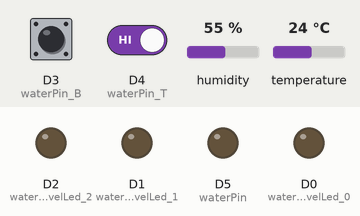
Bench run of a sketch on a simulated ESP8266 (NodeMCU). Shown: output pins drawn as LEDs (lit = HIGH). The inputs (shaded band) are chosen by the test bench; at power-on: D4 (waterPin_T) HIGH, D3 (waterPin_B) HIGH, humidity 55 %, temperature 24 °C. WiFi joins after 1.5 s; servers stay silent unless stated; what the sketch prints to the serial monitor is not drawn.

Above: at 3.7 s.
3.8 s: D4 (waterPin_T) driven LOW
At 4.9 s:
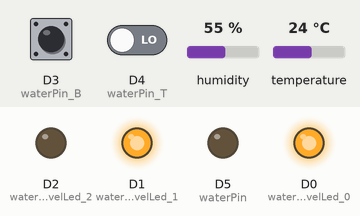
Timing chart, 0 to 6.8 s (numbered marks = the images above; inputs shaded):
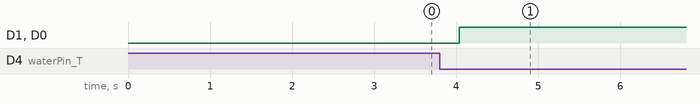

The sketch:

ESP_Garden.ino
```cpp
  /*
   *
   *       King Abdulaziz University - Faculty of Computing and Information Technology
   *     This is a Code for the ESP (NODEMUC) for the TechGarden Project for FCIT CPIT-499
   *
   *
   *                                   TechGarden 1.0v
   *
   *                                          __/)
   *                                        .-(__(=:
   *                                        |    \)
   *                                  (\__  |
   *                                 :=)__)-|  __/)
   *                                  (/    |-(__(=:
   *                                ______  |  _ \)
   *                               /      \ | / \
   *                                    ___\|/___\
   *                                   [         ]\
   *                                    \       /  \
   *                                     \     /
   *                                      \___/
   *
   *                      #######################################
   *                      ############ Supervised By ############
   *                      #********-#(Dr. Ahmed Sabban)#********#
   *                      #######################################
   *                       ------------------------------------
   *                       |   Hmood Aiyd Alasmari - 1639865   |
   *                       |   Waleed Salem BinSaad - 1648154  |
   *                       ------------------------------------
   *
  */

  // Libraries
  #include "DHT.h"
  #include <ESP8266WiFi.h>

  // ESP GPIO Pins
  const int waterPin_B = D3;
  const int waterPin_T = D4;
  #define DHTPIN D6
  int waterLevelLed_0 = D0;
  int waterLevelLed_1 = D1;
  int waterLevelLed_2 = D2;
  int soilPin = A0;
  int waterPin = D5;
  #define DHTTYPE DHT11
  DHT dht(DHTPIN, DHTTYPE);

  // Variables
  const int GARDEN_ID = 1;
  String sendAllData;
  float humidityData;
  float temperatureData;
  int waterLevel;
  int water_LB;
  int water_LT;
  double soilValue;
  int waterPumpOn;
  double soilMoistPersent;
  int minMoist;
  int maxMoist;

  // Wifi Connection
  const char* ssid = "HmoodAlasmari";//
  const char* password = "25592559";

  // Server IP (HERE IT IS LOCAL AND CONECTED TO RASPBERRY PI)
  char server[] = "192.168.8.154";

  // Creating client object of WiFiClient
  WiFiClient client;


  void setup()
  {
    // Set all Variables to 0s
    humidityData = 0.0;
    temperatureData = 0.0;
    waterLevel = 0;
    water_LB = 0;
    water_LT = 0;
    soilValue = 0.0;
    waterPumpOn = 0;
    soilMoistPersent = 0;
    minMoist = 0;
    maxMoist = 0;

    // Start Serial Monitering for debuging
    Serial.begin(115200);
    delay(10);
    dht.begin();
    // Connect to WiFi network
    Serial.println();
    Serial.println();
    Serial.print("Connecting to ");
    Serial.println(ssid);
    WiFi.begin(ssid, password);

    // Waiting for the ESP to connect
    while (WiFi.status() != WL_CONNECTED) {
      delay(500);
      Serial.print(".");
    }
    Serial.println("");
    Serial.println("WiFi connected");

    // Starting
    Serial.println("Server started");
    Serial.print(WiFi.localIP());
    delay(1000);
    Serial.println();
    Serial.println("connecting...");


    // Set water's level LEDs
    pinMode(waterLevelLed_0, OUTPUT);
    pinMode(waterLevelLed_1, OUTPUT);
    pinMode(waterLevelLed_2, OUTPUT);
    pinMode(waterPin, OUTPUT);
    // END OF SETUP
  }


  void loop()
  {
    // ####################### DHT11 #######################
      humidityData = dht.readHumidity();
      temperatureData = dht.readTemperature();
      delay(1500);
    // ~~~~~~~~~~~~~~~~~~~~~~~~~~~~~~~~~~~~~~~~~~~~~~~~~~~~~


    // ####################### WATER #######################
      water_LB = digitalRead(waterPin_B);
      water_LT = digitalRead(waterPin_T);
      Serial.print("water_LB:  ");
      Serial.println(water_LB);
      Serial.print("water_LT:  ");
      Serial.println(water_LT);

      if (water_LB == 0 && water_LT == 0) {
        Serial.println("Water Tank is Empty");
        digitalWrite(waterLevelLed_0, HIGH);
        digitalWrite(waterLevelLed_1, LOW);
        digitalWrite(waterLevelLed_2, LOW);
        waterLevel = 0;

      } else if (water_LB == 1 && water_LT == 0) {
        Serial.println("Water Tank is Half");
        digitalWrite(waterLevelLed_0, HIGH);
        digitalWrite(waterLevelLed_1, HIGH);
        digitalWrite(waterLevelLed_2, LOW);
        waterLevel = 1;

      } else if (water_LB == 1 && water_LT == 1) {
        Serial.println("Water Tank is Full");
        digitalWrite(waterLevelLed_0, HIGH);
        digitalWrite(waterLevelLed_1, HIGH);
        digitalWrite(waterLevelLed_2, HIGH);
        waterLevel = 2;
      }
    // ~~~~~~~~~~~~~~~~~~~~~~~~~~~~~~~~~~~~~~~~~~~~~~~~~~~~~


    // ####################### SOIL #######################
      soilValue = analogRead(soilPin);
      double soildryPersent = ((soilValue / 950) * 100);
      soilMoistPersent = 100 - soildryPersent;
    // ~~~~~~~~~~~~~~~~~~~~~~~~~~~~~~~~~~~~~~~~~~~~~~~~~~~~~

    //-----------------------------------------------------------

    // ####################### Water Pump #######################
    // MIZ + Min Get from DATABASE
      if (soilMoistPersent <= 40) {
        digitalWrite(waterPin, HIGH);
        delay(2000);
        digitalWrite(waterPin, LOW);
        delay(2000);
      }
    // ~~~~~~~~~~~~~~~~~~~~~~~~~~~~~~~~~~~~~~~~~~~~~~~~~~~~~


    // ####################### POST #######################
      sendAllData = "garden_id=" + String(GARDEN_ID) + "&" +
                    "humidity=" + String(humidityData) + "&" +
                    "temperature=" + String(temperatureData) + "&" +
                    "water_level=" + String(waterLevel) + "&" +
                    "water_pump=" + String(waterPumpOn) + "&" +
                    "soil_moist=" + String(soilMoistPersent + 25);
                    post();
    // ~~~~~~~~~~~~~~~~~~~~~~~~~~~~~~~~~~~~~~~~~~~~~~~~~~~~~
    // Send every 1 min
      delay(60000);
    // END OF LOOP
  }


   // HTTP POST
  void post()
  {
    if (client.connect(server, 80)) {
      Serial.println("");
      Serial.println("ooooooooooo)");
      Serial.println("POSTING...");
      Serial.println("ooooooooooo)");
      Serial.println("");
      client.println("POST /espgarden.php? HTTP/1.1");
      client.print("Host: ");
      client.println(server);
      client.println("User-Agent: ESP/1.0");
      client.println("Connection: close");
      client.println("Content-Type: application/x-www-form-urlencoded");
      client.print("Content-Length: ");
      client.println(sendAllData.length());
      client.println();
      client.println(sendAllData);

      // Monitering
      Serial.println("* * * * * * * * * * * * * * * * * * * * *");
      Serial.println("-------------------Data-----------------)");
      Serial.print("Garden ID: ");
      Serial.println(GARDEN_ID);
      Serial.print("Humidity: ");
      Serial.println(humidityData);
      Serial.print("Temperature: ");
      Serial.println(temperatureData);
      Serial.print("Water Level: ");
      Serial.println(waterLevel);
      Serial.print("Water PumpOn: ");
      Serial.println(waterPumpOn);
      Serial.print("Soil Moist: %");
      Serial.println(soilMoistPersent);
      Serial.println("*******$~~~> Posted OK <~~~$*******");
      Serial.println("*");
      Serial.println("*");
      Serial.println("*");
      Serial.println("V");
    } else {
      Serial.println("Failed to Connect to server...");
    }
    client.stop();
    // END OF POST
  }
```

Measured:
- after the input at 3.8 s, D2 (waterLevelLed_2): stays LOW (without the input it goes to HIGH after 0.24 s)
